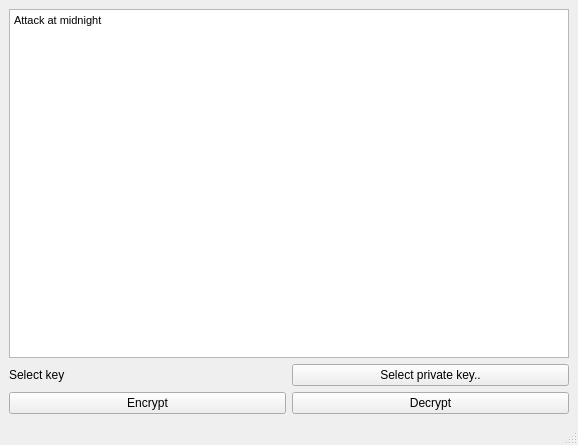
<?xml version="1.0" encoding="UTF-8"?>
<ui version="4.0">
 <class>MainWindowClass</class>
 <widget class="QMainWindow" name="MainWindowClass">
  <property name="geometry">
   <rect>
    <x>0</x>
    <y>0</y>
    <width>578</width>
    <height>445</height>
   </rect>
  </property>
  <property name="windowTitle">
   <string>MainWindow</string>
  </property>
  <widget class="QWidget" name="centralwidget">
   <layout class="QGridLayout" name="gridLayout">
    <item row="0" column="0">
     <widget class="QTextEdit" name="textEdit">
      <property name="html">
       <string>&lt;!DOCTYPE HTML PUBLIC &quot;-//W3C//DTD HTML 4.0//EN&quot; &quot;http://www.w3.org/TR/REC-html40/strict.dtd&quot;&gt;
&lt;html&gt;&lt;head&gt;&lt;meta name=&quot;qrichtext&quot; content=&quot;1&quot; /&gt;&lt;style type=&quot;text/css&quot;&gt;
p, li { white-space: pre-wrap; }
&lt;/style&gt;&lt;/head&gt;&lt;body style=&quot; font-family:'DejaVu Sans'; font-size:8pt; font-weight:400; font-style:normal;&quot;&gt;
&lt;p style=&quot; margin-top:0px; margin-bottom:0px; margin-left:0px; margin-right:0px; -qt-block-indent:0; text-indent:0px;&quot;&gt;Attack at midnight&lt;/p&gt;&lt;/body&gt;&lt;/html&gt;</string>
      </property>
     </widget>
    </item>
    <item row="1" column="0">
     <layout class="QHBoxLayout" name="horizontalLayout">
      <item>
       <widget class="QLabel" name="label">
        <property name="text">
         <string>Select key</string>
        </property>
       </widget>
      </item>
      <item>
       <widget class="QPushButton" name="selectPrivateKeyButton">
        <property name="text">
         <string>Select private key..</string>
        </property>
       </widget>
      </item>
     </layout>
    </item>
    <item row="2" column="0">
     <layout class="QHBoxLayout" name="horizontalLayout_2">
      <item>
       <widget class="QPushButton" name="encryptButton">
        <property name="text">
         <string>Encrypt</string>
        </property>
       </widget>
      </item>
      <item>
       <widget class="QPushButton" name="decryptButton">
        <property name="text">
         <string>Decrypt</string>
        </property>
       </widget>
      </item>
     </layout>
    </item>
   </layout>
  </widget>
  <widget class="QStatusBar" name="statusbar"/>
 </widget>
 <resources/>
 <connections/>
</ui>
